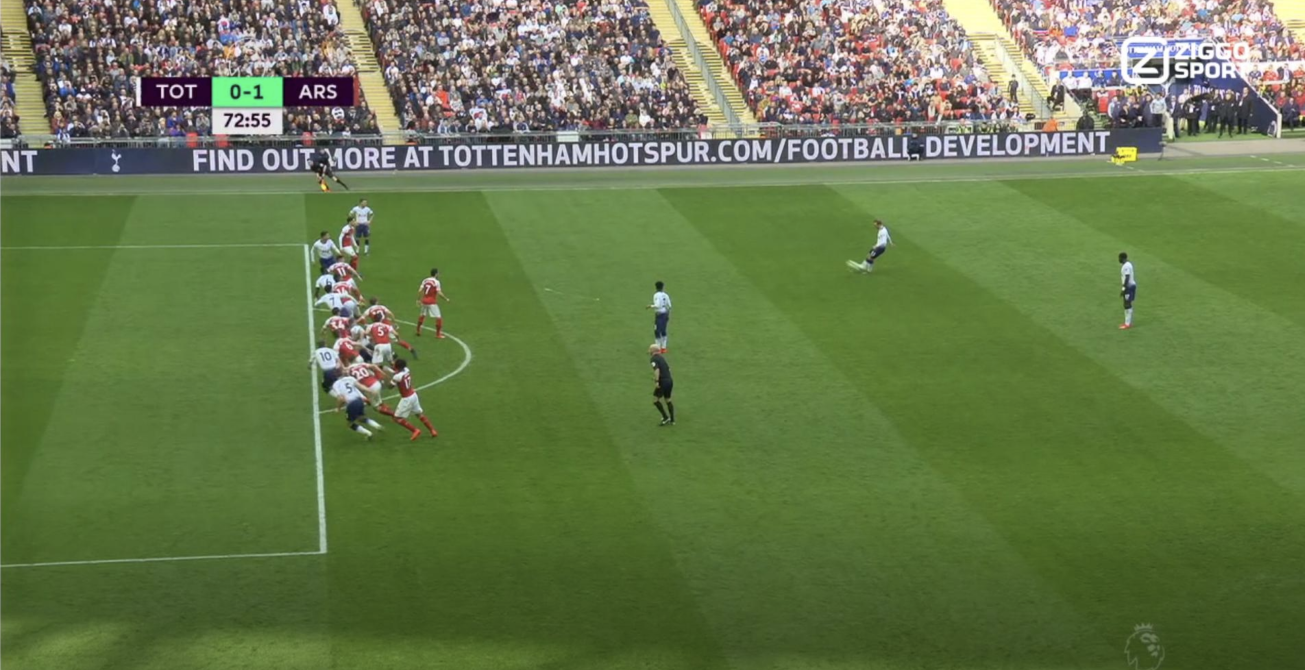
#> input picture tarea2/Off side 3.png, 2610 x 1340 px, found by its file name (shown at 1/2 size)
$ jupyter execute --allow-errors img.ipynb
#> lines starting #> are read from the running program, lines starting #| are printed output that depends on the picture; after the words box and inside, x2 and y2 are one past the last pixel; in counts of white or black regions, pixels touching at a corner belong together
código de ventana

[cell 1]
#name_image="offside1.png"
#name_image="offside2.png"
name_image="off side 3.png"

#> (a cell that did not finish here is left out)

[cell 3]
import cv2
import numpy as np

def nothing(x):
    pass

# Load image
image = cv2.imread(name_image)
#> image is the input picture: shape (1340, 2610, 3); mean B, G, R 75.1, 119.9, 102.3

# Create a window
cv2.namedWindow('image')

# Create trackbars for color change
# Hue is from 0-179 for Opencv
cv2.createTrackbar('HMin', 'image', 0, 179, nothing)
cv2.createTrackbar('SMin', 'image', 0, 255, nothing)
cv2.createTrackbar('VMin', 'image', 0, 255, nothing)
cv2.createTrackbar('HMax', 'image', 0, 179, nothing)
cv2.createTrackbar('SMax', 'image', 0, 255, nothing)
cv2.createTrackbar('VMax', 'image', 0, 255, nothing)

# Set default value for Max HSV trackbars
cv2.setTrackbarPos('HMax', 'image', 179)
cv2.setTrackbarPos('SMax', 'image', 255)
cv2.setTrackbarPos('VMax', 'image', 255)

# Initialize HSV min/max values
hMin = sMin = vMin = hMax = sMax = vMax = 0
phMin = psMin = pvMin = phMax = psMax = pvMax = 0

while(1):
    # Get current positions of all trackbars
    hMin = cv2.getTrackbarPos('HMin', 'image')
    sMin = cv2.getTrackbarPos('SMin', 'image')
    vMin = cv2.getTrackbarPos('VMin', 'image')
    hMax = cv2.getTrackbarPos('HMax', 'image')
    sMax = cv2.getTrackbarPos('SMax', 'image')
    vMax = cv2.getTrackbarPos('VMax', 'image')

    # Set minimum and maximum HSV values to display
    lower = np.array([hMin, sMin, vMin])
    upper = np.array([hMax, sMax, vMax])

    # Convert to HSV format and color threshold
    hsv = cv2.cvtColor(image, cv2.COLOR_BGR2HSV)
#> hsv: shape (1340, 2610, 3); mean H, S, V 52.4, 111.6, 124
    mask = cv2.inRange(hsv, lower, upper)
#> mask: shape (1340, 2610); every value is 255
    result = cv2.bitwise_and(image, image, mask=mask)

    # Print if there is a change in HSV value
    if((phMin != hMin) | (psMin != sMin) | (pvMin != vMin) | (phMax != hMax) | (psMax != sMax) | (pvMax != vMax) ):
        print("(hMin = %d , sMin = %d, vMin = %d), (hMax = %d , sMax = %d, vMax = %d)" % (hMin , sMin , vMin, hMax, sMax , vMax))
        phMin = hMin
        psMin = sMin
        pvMin = vMin
        phMax = hMax
        psMax = sMax
        pvMax = vMax

    # Display result image
    result = cv2.resize(result, (960, 540))
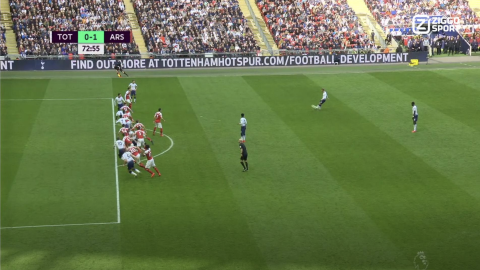
#> result: shape (540, 960, 3) (shown at 1/2 size); mean B, G, R 75, 119.8, 102.2
    cv2.imshow('image', result)
    if cv2.waitKey(10) & 0xFF == ord('q'):
#> (key q is pressed here)
        break

cv2.destroyAllWindows()

# PASTO

[cell 4]
#import the libraries
import cv2 as cv
import numpy as np
import matplotlib.pyplot as plt

#read the image
img = cv.imread(name_image)

[cell 5]
#set the lower and upper bounds for the green hue
lower_green = np.array([37,92,87])
upper_green = np.array([44,255,255])
#2
#(hMin = 33 , sMin = 88, vMin = 104), (hMax = 44 , sMax = 148, vMax = 155)

lower_green = np.array([33,88,104])
upper_green = np.array([44,148,155])

#(hMin = 36 , sMin = 91, vMin = 67), (hMax = 47 , sMax = 172, vMax = 155)

lower_green = np.array([36,91,67])
upper_green = np.array([47,172,155])

#convert the BGR image to HSV colour space
hsv = cv.cvtColor(img, cv.COLOR_BGR2HSV)
#obtain the grayscale image of the original image
gray = cv.cvtColor(img, cv.COLOR_BGR2GRAY)
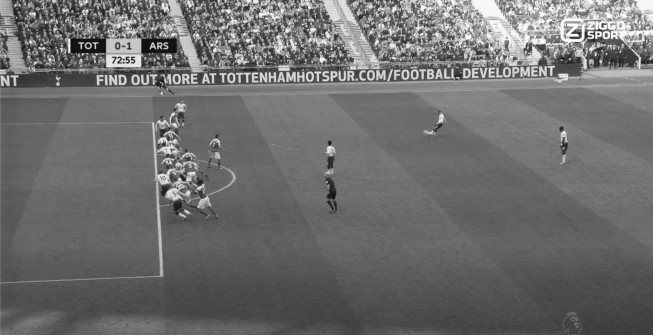
#> gray: shape (1340, 2610) (shown at 1/4 size); min 5, max 255, mean 109.5


#create a mask using the bounds set
mask = cv.inRange(hsv, lower_green, upper_green)
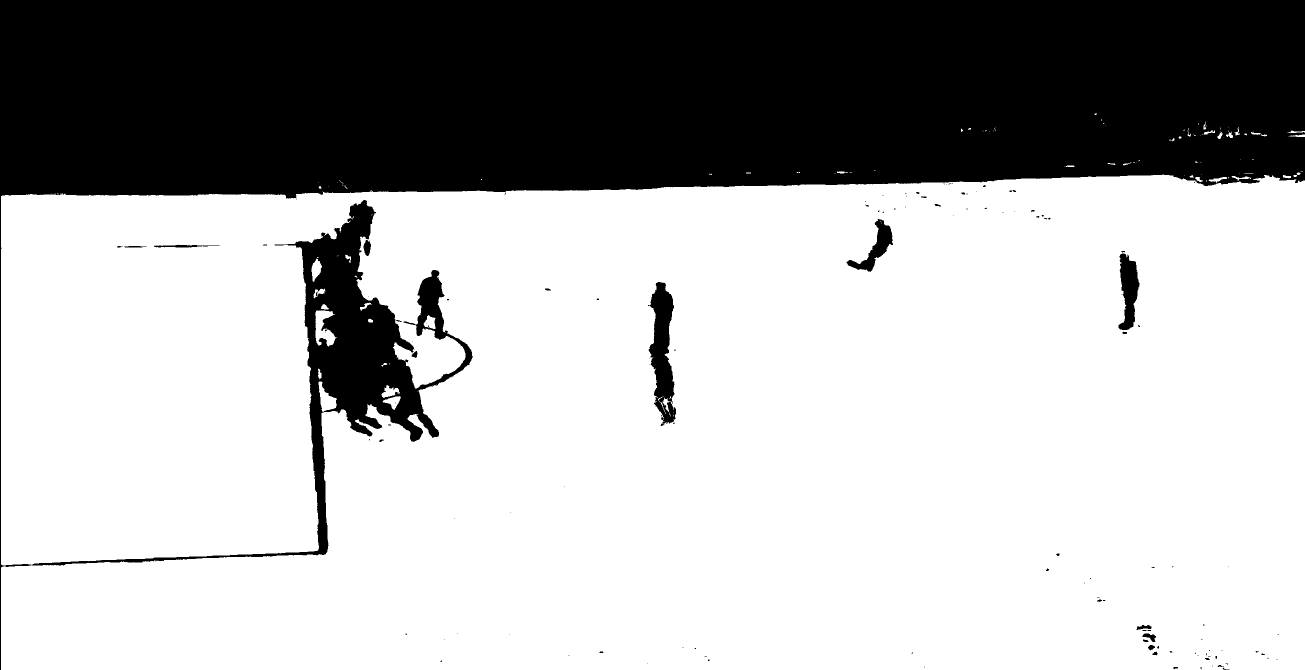
#> mask: shape (1340, 2610) (shown at 1/2 size); 69.3% white; 129 black regions (98 under 20 px), largest, box (x1, y1, x2, y2) and area: (0, 0, 2610, 1340) 1054880, (1296, 564, 1352, 852) 9061, (2237, 507, 2279, 660) 3976
#create an inverse of the mask
mask_inv = cv.bitwise_not(mask)
#Filter only the red colour from the original image using the mask(foreground)
res = cv.bitwise_and(img, img, mask=mask)
#Filter the regions containing colours other than red from the grayscale image(background)
background = cv.bitwise_and(gray, gray, mask = mask_inv)
#convert the one channelled grayscale background to a three channelled image
background = np.stack((background,)*3, axis=-1)
#> background: shape (1340, 2610, 3)
#add the foreground and the background
added_img = cv.add(res, background)


    #subplot(r,c) provide the no. of rows and columns
f, axarr = plt.subplots(7,1,  figsize=(20,40))
axarr[0].imshow(background)
axarr[0].title.set_text("back")
axarr[0].axis("off")

axarr[1].imshow(mask_inv)
axarr[1].title.set_text("mask_inv")
axarr[1].axis("off")

axarr[2].imshow(added_img)
axarr[2].title.set_text("added_img")
axarr[2].axis("off")

axarr[3].imshow(mask)
axarr[3].title.set_text("mask")
axarr[3].axis("off")

axarr[4].imshow(gray)
axarr[4].title.set_text("gray")
axarr[4].axis("off")

axarr[5].imshow(hsv)
axarr[5].title.set_text("hsv")
axarr[5].axis("off")

axarr[6].imshow(res)
axarr[6].title.set_text("res")
axarr[6].axis("off")

[cell 6]
f, axarr = plt.subplots( figsize=(20,20))
axarr.imshow(res)
#axarr.title.set_text("Filtro de Césped: off side 1")
axarr.axis("off")

# lineas del campo

[cell 7]
#set the lower and upper bounds for the green hue
lower_white = np.array([44,23,138])
upper_white = np.array([101,107,229])


#(hMin = 41 , sMin = 31, vMin = 156), (hMax = 70 , sMax = 105, vMax = 222)
lower_white = np.array([41,31,156])
upper_white = np.array([70,105,222])
#import the libraries
import cv2 as cv
import numpy as np
import matplotlib.pyplot as plt
#convert the BGR image to HSV colour space
img = cv.imread(name_image)
hsv = cv.cvtColor(img, cv.COLOR_BGR2HSV)
#obtain the grayscale image of the original image
gray = cv.cvtColor(img, cv.COLOR_BGR2GRAY)


#create a mask using the bounds set
mask = cv.inRange(hsv, lower_white, upper_white)
#> mask: shape (1340, 2610); 0.68% white; 286 white regions (196 under 20 px), largest, box (x1, y1, x2, y2) and area: (2072, 328, 2610, 356) 4743, (598, 729, 658, 1108) 4048, (551, 488, 636, 724) 2175
#create an inverse of the mask
mask_inv = cv.bitwise_not(mask)
#Filter only the red colour from the original image using the mask(foreground)
res = cv.bitwise_and(img, img, mask=mask)
#Filter the regions containing colours other than red from the grayscale image(background)
background = cv.bitwise_and(gray, gray, mask = mask_inv)
#> background: shape (1340, 2610)
#convert the one channelled grayscale background to a three channelled image
background = np.stack((background,)*3, axis=-1)
#> background: shape (1340, 2610, 3)
#add the foreground and the background
added_img = cv.add(res, background)


    #subplot(r,c) provide the no. of rows and columns
f, axarr = plt.subplots(7,1,  figsize=(20,40))
axarr[0].imshow(background)
axarr[0].title.set_text("back")
axarr[0].axis("off")

axarr[1].imshow(mask_inv)
axarr[1].title.set_text("mask_inv")
axarr[1].axis("off")

axarr[2].imshow(added_img)
axarr[2].title.set_text("added_img")
axarr[2].axis("off")

axarr[3].imshow(mask)
axarr[3].title.set_text("mask")
axarr[3].axis("off")

axarr[4].imshow(gray)
axarr[4].title.set_text("gray")
axarr[4].axis("off")

axarr[5].imshow(hsv)
axarr[5].title.set_text("hsv")
axarr[5].axis("off")

axarr[6].imshow(res)
axarr[6].title.set_text("res")
axarr[6].axis("off")

[cell 8]
f, axarr = plt.subplots( figsize=(20,20))
axarr.imshow(res)
#axarr.title.set_text("Filtro de Césped: off side 1")
axarr.axis("off")

# LINEAS

[cell 9]
"""
@file morph_lines_detection.py
@brief Use morphology transformations for extracting horizontal and vertical lines sample code
"""
import numpy as np
import sys
import cv2 as cv
def show_wait_destroy(winname, img):
    cv.imshow(winname, img)
    cv.moveWindow(winname, 500, 0)
    cv.waitKey(0)
    cv.destroyWindow(winname)
def main(argv):
    # [load_image]
    # Check number of arguments
    if len(argv) < 1:
        print ('Not enough parameters')
        print ('Usage:\nmorph_lines_detection.py < path_to_image >')
        return -1
    # Load the image
    #src = cv.imread(argv[0], cv.IMREAD_COLOR)
    src= res
    # Check if image is loaded fine
    if src is None:
        print ('Error opening image: ' + argv[0])
        return -1
    # Show source image
    cv.imshow("src", src)
    # [load_image]
    # [gray]
    # Transform source image to gray if it is not already
    if len(src.shape) != 2:
        gray = cv.cvtColor(src, cv.COLOR_BGR2GRAY)
    else:
        gray = src
    # Show gray image
    #show_wait_destroy("gray", gray)
    # [gray]
    # [bin]
    # Apply adaptiveThreshold at the bitwise_not of gray, notice the ~ symbol
    gray = cv.bitwise_not(gray)
    bw = cv.adaptiveThreshold(gray, 255, cv.ADAPTIVE_THRESH_MEAN_C, \
                                cv.THRESH_BINARY, 15, -2)
#> bw: shape (1340, 2610); 2.7% white; 123 white regions (35 under 20 px), largest, box (x1, y1, x2, y2) and area: (1465, 302, 2610, 381) 23111, (492, 478, 669, 1118) 14945, (2323, 258, 2547, 294) 4007
    # Show binary image
    #bueno
    show_wait_destroy("binary", bw)


    # [bin]
    # [init]
    # Create the images that will use to extract the horizontal and vertical lines
    horizontal = np.copy(bw)
    vertical = np.copy(bw)
    # [init]
    # [horiz]
    # Specify size on horizontal axis
    cols = horizontal.shape[1]
    horizontal_size = cols // 30
    # Create structure element for extracting horizontal lines through morphology operations
    horizontalStructure = cv.getStructuringElement(cv.MORPH_RECT, (horizontal_size, 1))
    # Apply morphology operations
    horizontal = cv.erode(horizontal, horizontalStructure)
#> horizontal: shape (1340, 2610); 0.3% white; 41 white regions (9 under 20 px), largest, box (x1, y1, x2, y2) and area: (1814, 339, 2233, 351) 1510, (1641, 362, 1989, 374) 1508, (2308, 325, 2537, 339) 1060
    horizontal = cv.dilate(horizontal, horizontalStructure)
#> horizontal: shape (1340, 2610); 0.75% white; 30 white regions, largest, box (x1, y1, x2, y2) and area: (1727, 320, 2610, 351) 5419, (1598, 362, 2032, 374) 2540, (2028, 351, 2435, 360) 1764
    # Show extracted horizontal lines
   # show_wait_destroy("horizontal", horizontal)
    # [horiz]
    # [vert]
    # Specify size on vertical axis
    rows = vertical.shape[0]
    verticalsize = rows // 30
    # Create structure element for extracting vertical lines through morphology operations
    verticalStructure = cv.getStructuringElement(cv.MORPH_RECT, (1, verticalsize))
    # Apply morphology operations
    vertical = cv.erode(vertical, verticalStructure)
#> vertical: shape (1340, 2610); 0.13% white; 13 white regions (4 under 20 px), largest, box (x1, y1, x2, y2) and area: (618, 744, 639, 1083) 1714, (641, 847, 658, 1092) 1191, (604, 512, 619, 738) 900
    vertical = cv.dilate(vertical, verticalStructure)
#> vertical: shape (1340, 2610); 0.25% white; 11 white regions, largest, box (x1, y1, x2, y2) and area: (604, 491, 639, 1105) 4162, (641, 826, 658, 1114) 1922, (620, 483, 629, 618) 644
    # Show extracted vertical lines
    #show_wait_destroy("vertical", vertical)
    # [vert]
    # [smooth]
    # Inverse vertical image
    vertical = cv.bitwise_not(vertical)
   # show_wait_destroy("vertical_bit", vertical)
    '''
    Extract edges and smooth image according to the logic
    1. extract edges
    2. dilate(edges)
    3. src.copyTo(smooth)
    4. blur smooth img
    5. smooth.copyTo(src, edges)
    '''
    # Step 1
    edges = cv.adaptiveThreshold(vertical, 255, cv.ADAPTIVE_THRESH_MEAN_C, \
                                cv.THRESH_BINARY, 3, -2)
#> edges: shape (1340, 2610); 0.1% white in thin lines or dots, all inside (x1, y1, x2, y2) = (603, 446, 2253, 1115)
    show_wait_destroy("edges", edges)
    # Step 2
    kernel = np.ones((2, 2), np.uint8)
    edges = cv.dilate(edges, kernel)
#> edges: shape (1340, 2610); 0.19% white in thin lines or dots, all inside (x1, y1, x2, y2) = (603, 446, 2254, 1116)
    show_wait_destroy("dilate", edges)
    # Step 3
    smooth = np.copy(vertical)
    # Step 4
    smooth = cv.blur(smooth, (2, 2))
    # Step 5
    (rows, cols) = np.where(edges != 0)
#> rows = 6649 values from 446 to 1115; cols = 6649 values, max 2253 at index 1067, min 603 at index 402, mean 824.5
    vertical[rows, cols] = smooth[rows, cols]
    # Show final result
    show_wait_destroy("smooth - final", vertical)
    # [smooth]
    return 0
if __name__ == "__main__":
    main(["offside1.png"])

# CONTORNO

https://docs.opencv.org/4.x/df/d0d/tutorial_find_contours.html

[cell 10]
from __future__ import print_function
import cv2 as cv
import numpy as np
import argparse
import random as rng
rng.seed(12345)
def thresh_callback(val):
    threshold = val
    # Detect edges using Canny
    canny_output = cv.Canny(src_gray, threshold, threshold * 2)
    # Find contours
    contours, hierarchy = cv.findContours(canny_output, cv.RETR_TREE, cv.CHAIN_APPROX_SIMPLE)
    # Draw contours
    drawing = np.zeros((canny_output.shape[0], canny_output.shape[1], 3), dtype=np.uint8)
    for i in range(len(contours)):
        color = (rng.randint(0,256), rng.randint(0,256), rng.randint(0,256))
        cv.drawContours(drawing, contours, i, color, 2, cv.LINE_8, hierarchy, 0)
    # Show in a window
    cv.imshow('Contours', drawing)

src = cv.imread(cv.samples.findFile('offside1.png'))
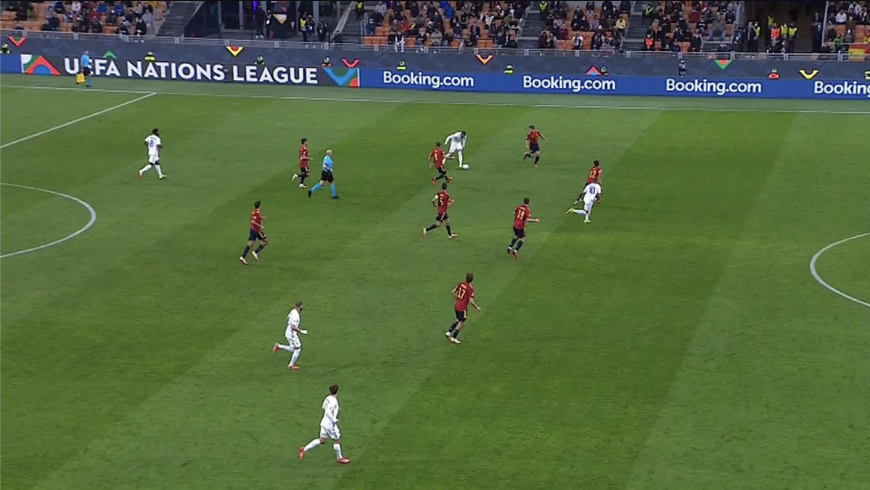
#> input picture tarea2/offside1.png, 2610 x 1468 px (shown at 1/3 size)
#> src is the input picture: shape (1468, 2610, 3); mean B, G, R 63.5, 105, 83.6
src= res
# Convert image to gray and blur it
src_gray = cv.cvtColor(src, cv.COLOR_BGR2GRAY)
src_gray = cv.blur(src_gray, (3,3))
# Create Window
source_window = 'Source'
cv.namedWindow(source_window)
cv.imshow(source_window, src)
max_thresh = 255
thresh = 100 # initial threshold
cv.createTrackbar('Canny Thresh:', source_window, thresh, max_thresh, thresh_callback)
thresh_callback(thresh)
#> in thresh_callback, `canny_output = cv.Canny(src_gray, threshold, threshold * 2)`:
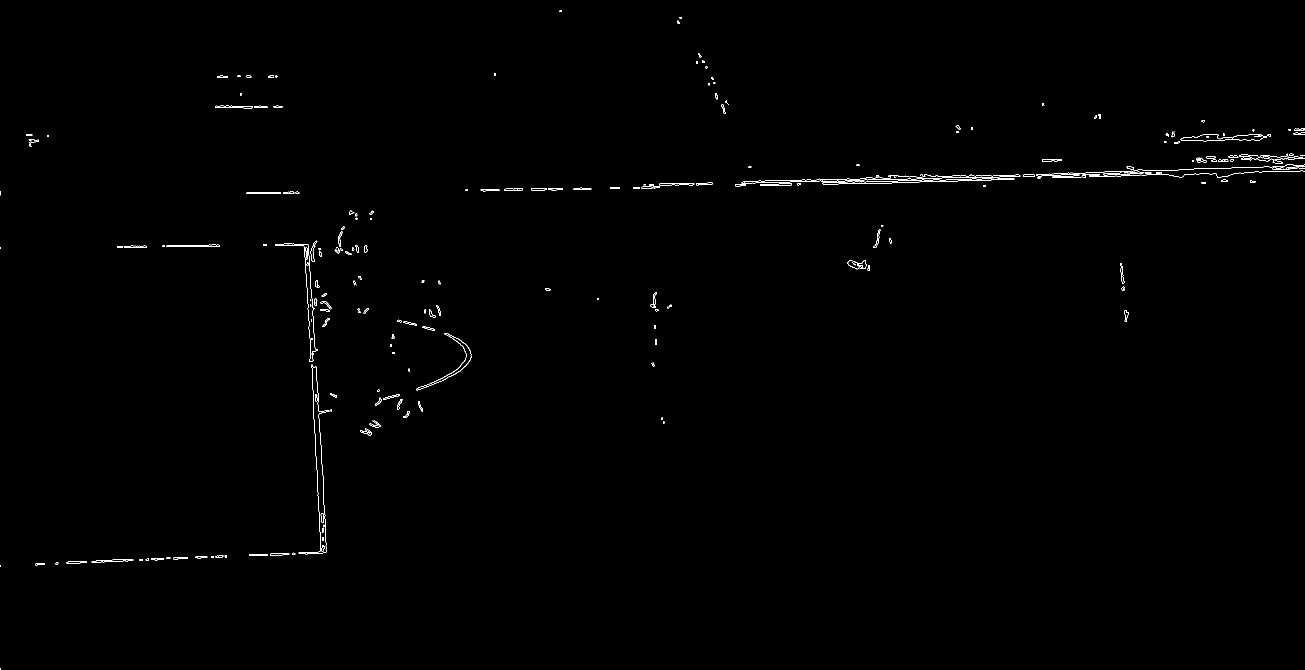
#> canny_output: shape (1340, 2610) (shown at 1/2 size); 0.38% white in thin lines or dots
#> in thresh_callback, `contours, hierarchy = cv.findContours(canny_output, cv.RETR_TREE, cv.C..`: contours = 411 contours, 246 with area under 20; largest, box (x1, y1, x2, y2) and area: (1483, 349, 2041, 369) 3208, (2361, 268, 2534, 283) 1385, (2361, 268, 2534, 283) 1344, (1644, 349, 1985, 363) 1312, (833, 666, 943, 781) 1160
#> the loop in thresh_callback, `for i in range(len(contours)):` made 411 passes
#> color on passes 1 to 3: (213, 5, 152), (188, 99, 138), (223, 82, 191)
#> (the rest of the program and of its run is left out)
